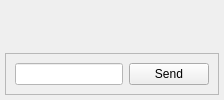
               <widget class="QWidget" name="tab_mdi">
                <attribute name="title">
                 <string>MDI</string>
                </attribute>
                <layout class="QVBoxLayout" name="verticalLayout_8">
                 <property name="spacing">
                  <number>5</number>
                 </property>
                 <property name="leftMargin">
                  <number>5</number>
                 </property>
                 <property name="topMargin">
                  <number>5</number>
                 </property>
                 <property name="rightMargin">
                  <number>5</number>
                 </property>
                 <property name="bottomMargin">
                  <number>5</number>
                 </property>
                 <item>
                  <widget class="QWidget" name="show_mdi_widget" native="true"/>
                 </item>
                 <item>
                  <widget class="QFrame" name="frame">
                   <property name="frameShape">
                    <enum>QFrame::StyledPanel</enum>
                   </property>
                   <property name="frameShadow">
                    <enum>QFrame::Raised</enum>
                   </property>
                   <layout class="QHBoxLayout" name="horizontalLayout_4" stretch="8,2">
                    <item>
                     <widget class="QLineEdit" name="mdi_text">
                      <property name="styleSheet">
                       <string notr="true">background-color: rgb(255, 255, 255);</string>
                      </property>
                     </widget>
                    </item>
                    <item>
                     <widget class="QPushButton" name="btn_mdi_send">
                      <property name="text">
                       <string>Send</string>
                      </property>
                      <property name="shortcut">
                       <string>Return</string>
                      </property>
                     </widget>
                    </item>
                   </layout>
                  </widget>
                 </item>
                </layout>
               </widget>
